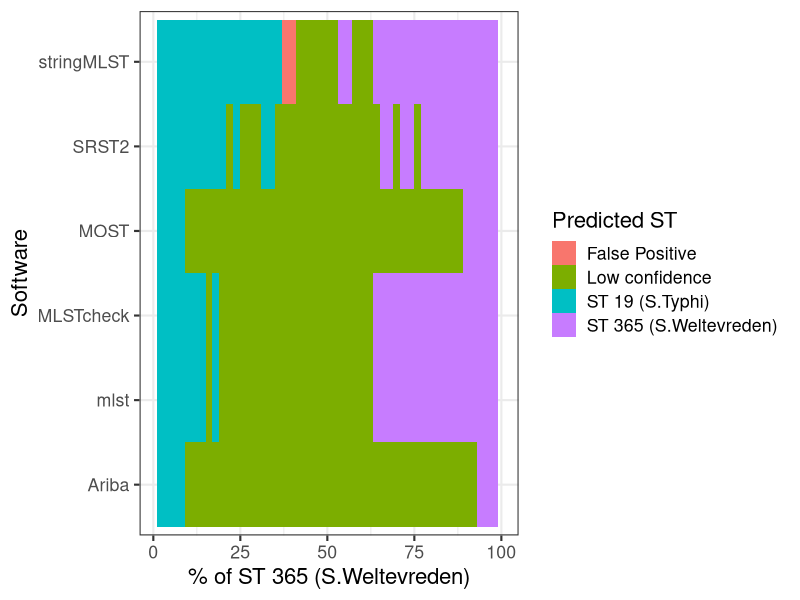
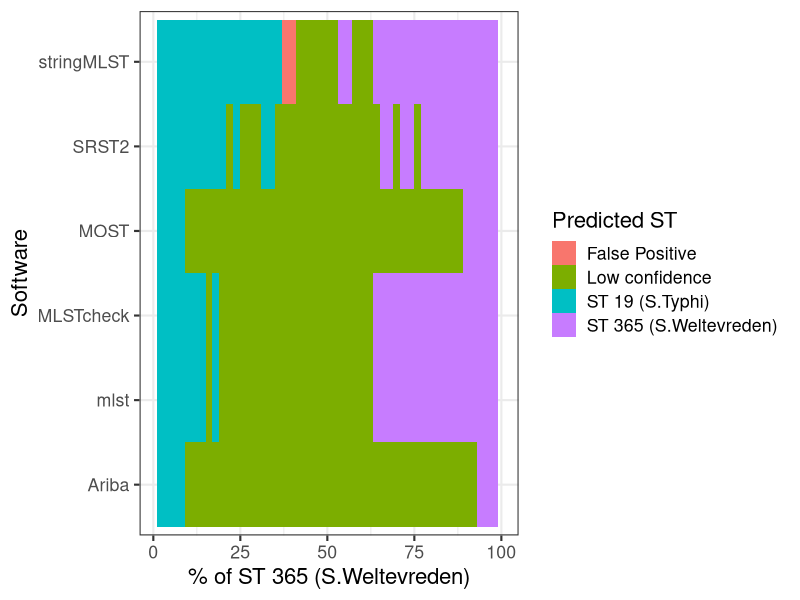

Write the R code that produced these figures, in order.
library(ggplot2)
all_data = read.table('mixed_st_calls.tsv',header = TRUE, sep = "\t")

all_data$Mix = all_data$Mix*2
ggplot(data = all_data, aes(y = Mix, x= Software, fill = ST))+  geom_tile( ) + 
theme_classic() + 
theme_bw(base_size = 16)  + 
xlab("Software")+ ylim(c(1,100))+  
ylab("% of ST 365 (S.Weltevreden)")+ 
coord_flip()+
scale_fill_discrete(name="Predicted ST") 
ggsave(filename="mixing_samples.png", scale=1)

